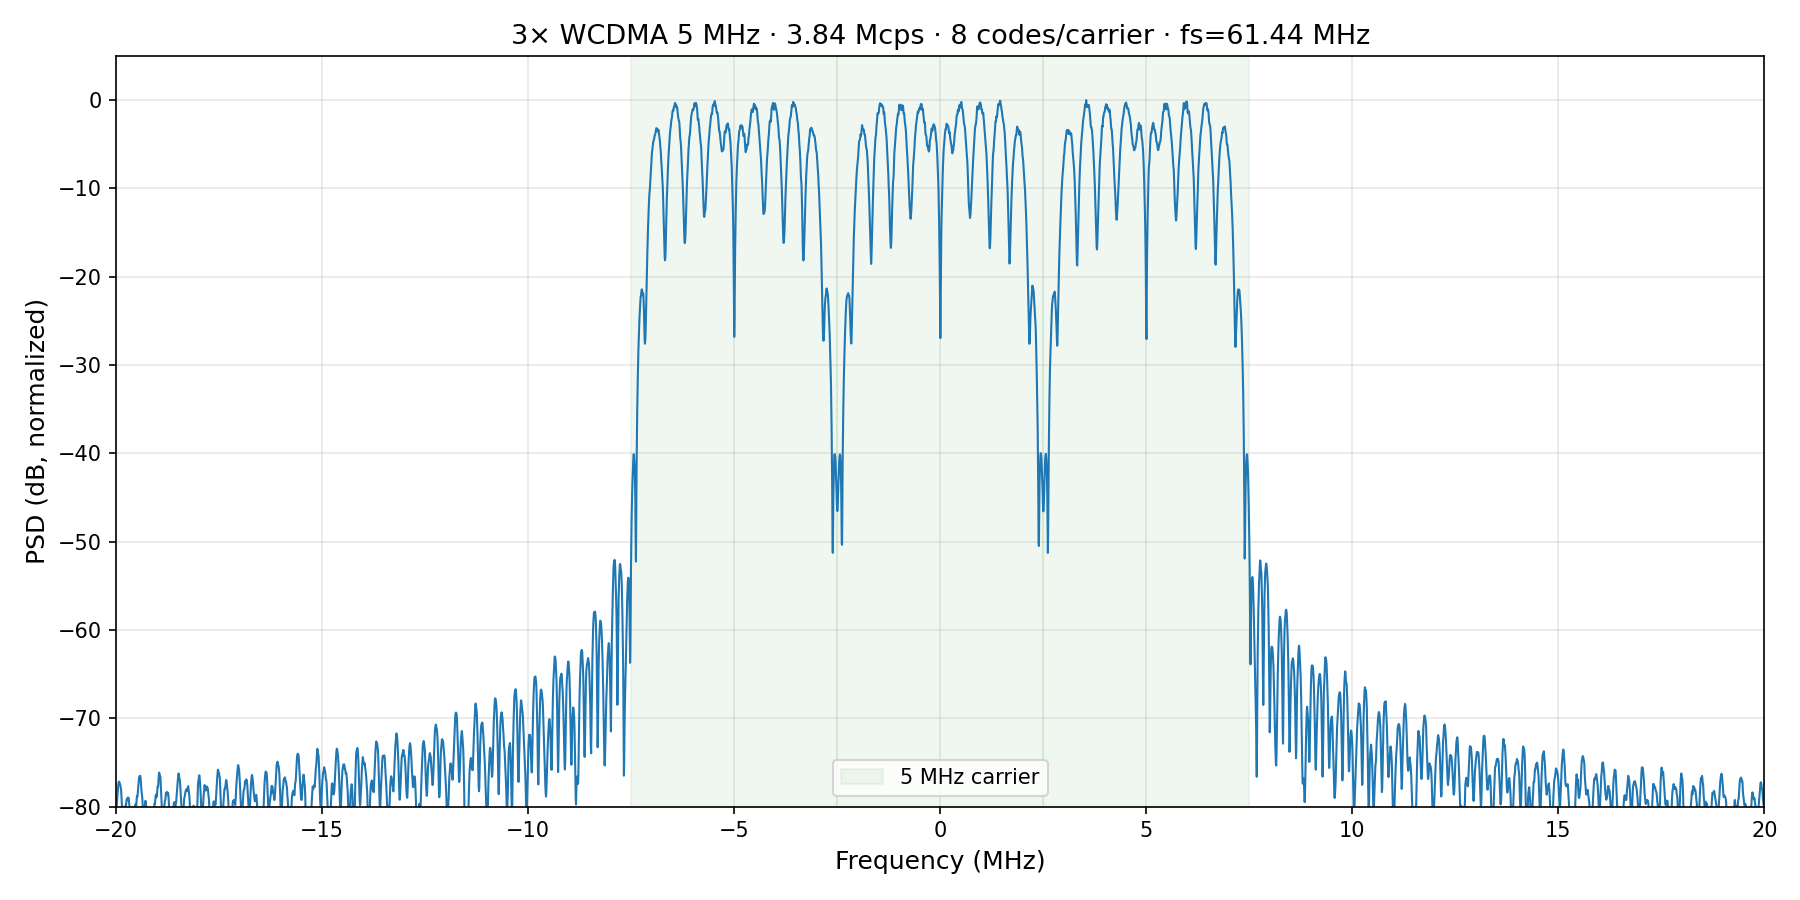

Python code for this plot:
"""
Generate a 3-carrier WCDMA signal and plot its PSD over -20 to +20 MHz.
"""

import numpy as np
import matplotlib
matplotlib.use('Agg')
import matplotlib.pyplot as plt
from scipy.signal import welch
from scipy.signal.windows import blackmanharris


# ---------------------------------------------------------------------------
# WCDMA signal generation
# ---------------------------------------------------------------------------

def generate_wcdma(n_samples, n_codes=8, chip_rate=3.84e6, fs=61.44e6, sf=16):
    """Generate a single-carrier WCDMA baseband signal."""
    oversample = int(round(fs / chip_rate))
    n_chips = n_samples // oversample + sf

    def _ovsf(sf_val, code_idx):
        h = np.array([[1]])
        while h.shape[0] < sf_val:
            h = np.block([[h, h], [h, -h]])
        return h[code_idx % sf_val]

    composite = np.zeros(n_chips, dtype=np.complex128)
    n_symbols_per_code = n_chips // sf

    for c in range(n_codes):
        qpsk = (np.sign(np.random.randn(n_symbols_per_code))
                + 1j * np.sign(np.random.randn(n_symbols_per_code))) / np.sqrt(2)
        spread = np.repeat(qpsk, sf) * np.tile(_ovsf(sf, c + 1), n_symbols_per_code)
        composite[:len(spread)] += spread

    composite /= np.sqrt(n_codes)

    upsampled = np.zeros(n_chips * oversample, dtype=np.complex128)
    upsampled[::oversample] = composite

    alpha = 0.22
    span_syms = 12
    t_rrc = np.arange(-span_syms * oversample, span_syms * oversample + 1) / oversample
    eps = 1e-12
    h_rrc = np.where(
        np.abs(t_rrc) < eps,
        1.0 - alpha + 4.0 * alpha / np.pi,
        np.where(
            np.abs(np.abs(t_rrc) - 1.0 / (4.0 * alpha)) < eps,
            alpha / np.sqrt(2) * (
                (1 + 2 / np.pi) * np.sin(np.pi / (4 * alpha))
                + (1 - 2 / np.pi) * np.cos(np.pi / (4 * alpha))
            ),
            (np.sin(np.pi * t_rrc * (1 - alpha))
             + 4 * alpha * t_rrc * np.cos(np.pi * t_rrc * (1 + alpha))
            ) / (np.pi * t_rrc * (1 - (4 * alpha * t_rrc) ** 2 + eps))
        )
    )
    h_rrc /= np.sqrt(np.sum(h_rrc ** 2))
    h_rrc *= oversample

    filtered = np.convolve(upsampled, h_rrc, mode='full')
    start = len(h_rrc) // 2
    return filtered[start : start + n_samples]


def generate_multicarrier_wcdma(n_samples, n_carriers=3, carrier_spacing=5e6,
                                n_codes=8, chip_rate=3.84e6, fs=61.44e6, sf=16):
    """Generate a multi-carrier WCDMA baseband signal."""
    composite = np.zeros(n_samples, dtype=np.complex128)
    t = np.arange(n_samples) / fs
    f_centres = (np.arange(n_carriers) - (n_carriers - 1) / 2.0) * carrier_spacing

    for fc in f_centres:
        carrier = generate_wcdma(n_samples, n_codes=n_codes,
                                 chip_rate=chip_rate, fs=fs, sf=sf)
        composite += carrier * np.exp(1j * 2 * np.pi * fc * t)

    composite /= np.sqrt(n_carriers)
    return composite


# ---------------------------------------------------------------------------
# Main
# ---------------------------------------------------------------------------

def main():
    np.random.seed(42)

    chip_rate = 3.84e6
    fs = 61.44e6
    n_carriers = 3
    carrier_spacing = 5e6
    carrier_bw_mhz = 5
    n_codes = 8
    N = 1_000_000

    print(f"Generating {n_carriers}-carrier WCDMA signal: "
          f"{carrier_bw_mhz} MHz/carrier, {chip_rate/1e6:.2f} Mcps, "
          f"{n_codes} codes/carrier, fs={fs/1e6:.2f} MHz, {N} samples")

    signal = generate_multicarrier_wcdma(
        N, n_carriers=n_carriers, carrier_spacing=carrier_spacing,
        n_codes=n_codes, chip_rate=chip_rate, fs=fs)

    papr_db = 10 * np.log10(np.max(np.abs(signal)**2) / np.mean(np.abs(signal)**2))
    print(f"PAPR: {papr_db:.1f} dB, duration: {N/fs*1e3:.2f} ms")

    # PSD via Welch with Blackman-Harris window
    nperseg = 8192
    noverlap = nperseg * 3 // 4
    window = blackmanharris(nperseg)

    f, psd = welch(signal, fs=fs, nperseg=nperseg, window=window,
                   noverlap=noverlap, return_onesided=False, scaling='density')
    idx = np.argsort(f)
    f_mhz = f[idx] / 1e6
    psd_sorted = psd[idx]
    psd_db = 10 * np.log10(psd_sorted / np.max(psd_sorted))

    # Plot
    fig, ax = plt.subplots(figsize=(12, 6))
    ax.plot(f_mhz, psd_db, color='#1f77b4', linewidth=1.0)

    for ci in range(n_carriers):
        fc = (ci - (n_carriers - 1) / 2.0) * carrier_spacing / 1e6
        lo, hi = fc - carrier_bw_mhz / 2, fc + carrier_bw_mhz / 2
        lbl = f'{carrier_bw_mhz} MHz carrier' if ci == 0 else None
        ax.axvspan(lo, hi, color='green', alpha=0.06, label=lbl)

    ax.set_xlim(-20, 20)
    ax.set_ylim(-80, 5)
    ax.set_xlabel('Frequency (MHz)', fontsize=12)
    ax.set_ylabel('PSD (dB, normalized)', fontsize=12)
    ax.set_title(f'{n_carriers}× WCDMA {carrier_bw_mhz} MHz · '
                 f'{chip_rate/1e6:.2f} Mcps · {n_codes} codes/carrier · '
                 f'fs={fs/1e6:.2f} MHz',
                 fontsize=13)
    ax.legend(loc='lower center', fontsize=10)
    ax.grid(True, alpha=0.3)

    fig.tight_layout()
    fig.savefig('wcdma_3carrier_psd.png', dpi=150)
    print(f"Plot saved to wcdma_3carrier_psd.png")
    plt.show()


if __name__ == '__main__':
    main()
